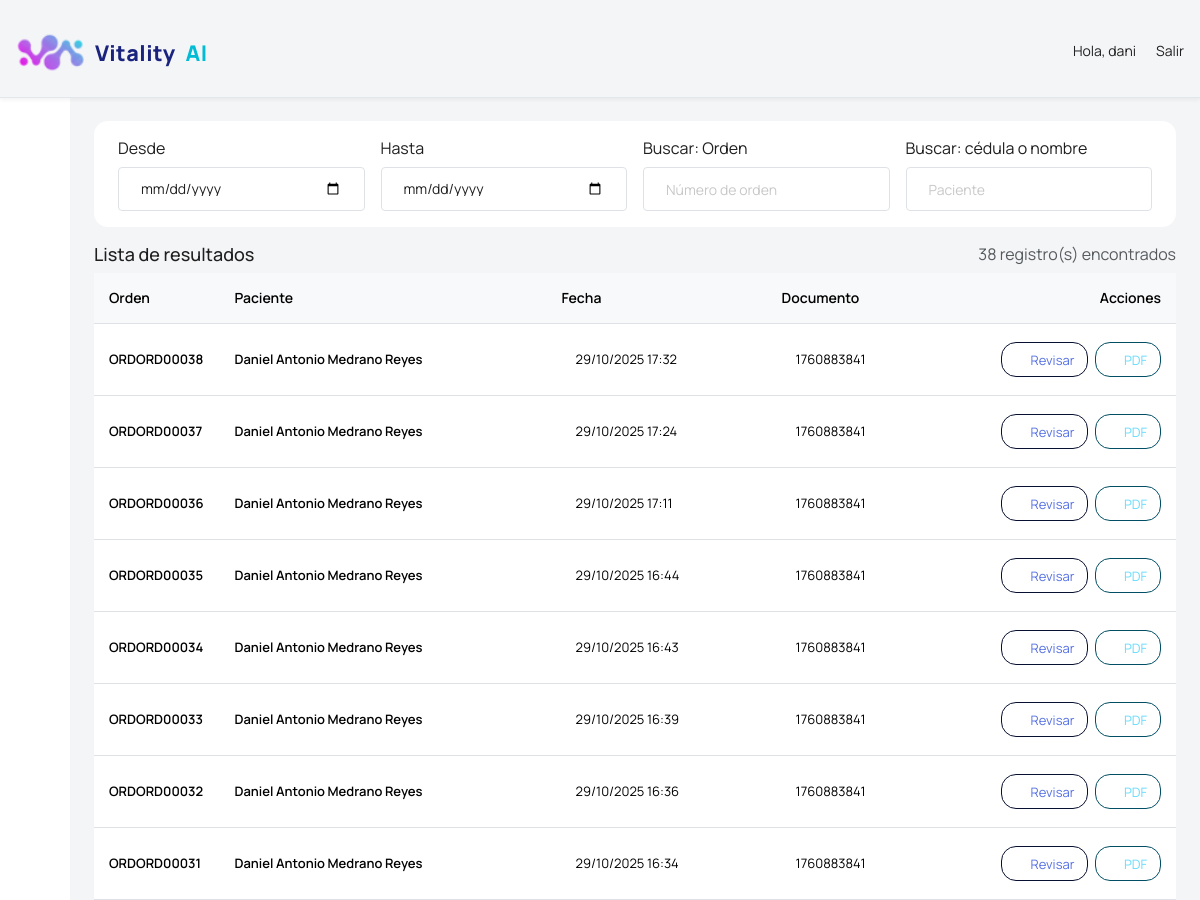
The app's page /ordenes/ (signed in, upper part), older data.
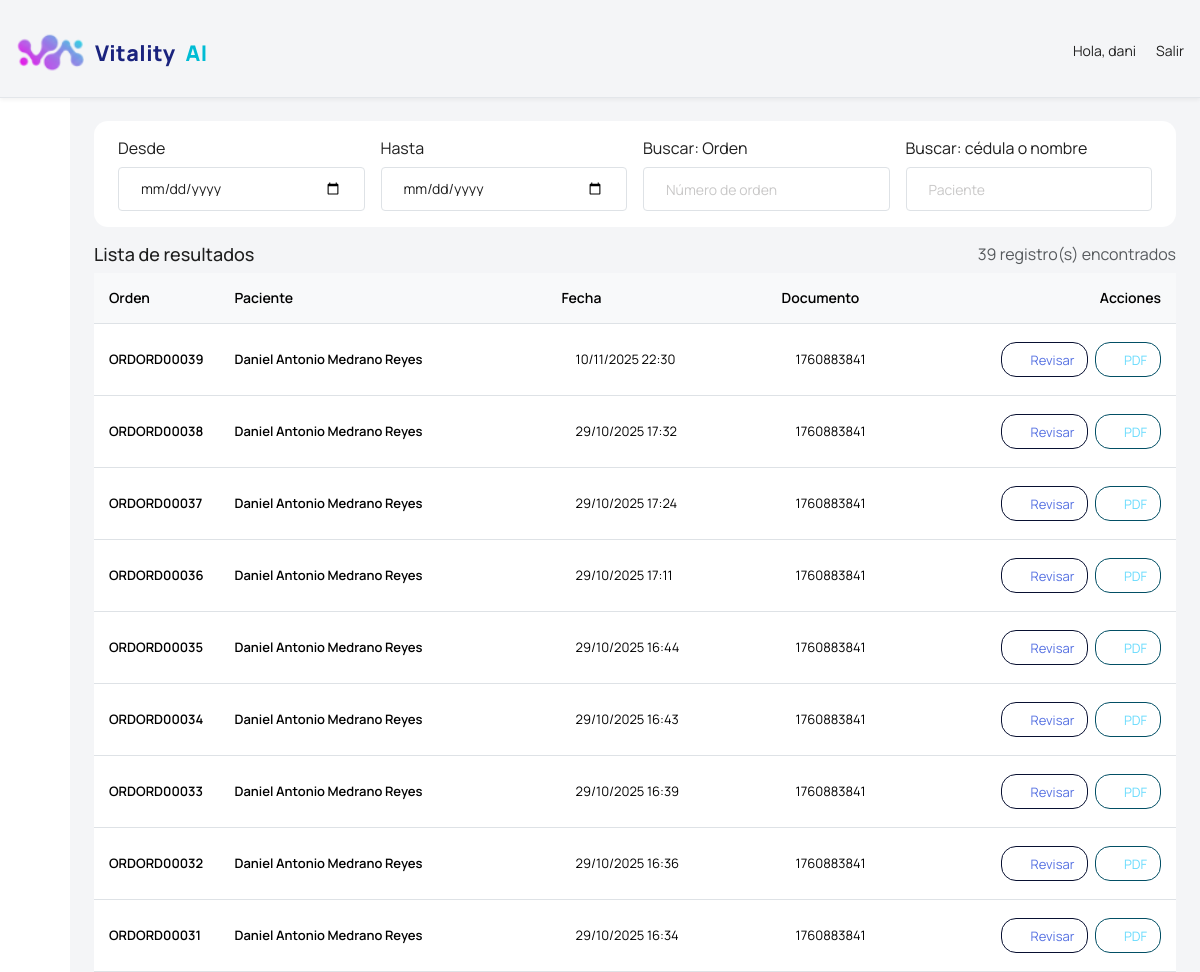
The same page, newer data.
### laboratorio/models.py (models this page shows, shortened)
class Orden(models.Model):
    paciente = models.ForeignKey(Paciente, on_delete=models.CASCADE)
    numero_orden = models.CharField(max_length=20, unique=True)
    fecha = models.DateTimeField(auto_now_add=True)
    medico = models.CharField(max_length=150, blank=True, null=True)
    tipo = models.CharField(max_length=20, choices=[('Rutina', 'Rutina'), ('Urgente', 'Urgente')], default='Rutina')
    estado = models.CharField(max_length=20, choices=[
         ('Pendiente', 'Pendiente'),
        ('En proceso', 'En proceso'),
        ('En validación', 'En validación'),
        ('Validado', 'Validado'),
    ], default='Pendiente')
    total = models.DecimalField(max_digits=10, decimal_places=2, default=0.00)
    observaciones = models.TextField(blank=True, null=True)
    equipo = models.ForeignKey(Equipo, on_delete=models.SET_NULL, null=True, blank=True)
    creado_en = models.DateTimeField(auto_now_add=True)
    actualizado_en = models.DateTimeField(auto_now=True)
    creado_por = models.ForeignKey(User, related_name='orden_creado_por', on_delete=models.SET_NULL, null=True, blank=True)
    modificado_por = models.ForeignKey(User, related_name='orden_modificado_por', on_delete=models.SET_NULL, null=True, blank=True)

class Paciente(models.Model):
    documento_identidad = models.CharField(max_length=20, unique=True)
    nombre_completo = models.CharField(max_length=150)
    sexo = models.CharField(max_length=10, choices=[('M', 'Masculino'), ('F', 'Femenino')])
    fecha_nacimiento = models.DateField(null=True, blank=True)
    telefono = models.CharField(max_length=20, blank=True, null=True)
    email = models.EmailField(blank=True, null=True)
    direccion = models.TextField(blank=True, null=True)
    numero_registro = models.PositiveIntegerField(unique=True, editable=False, null=True, blank=True)
    creado_en = models.DateTimeField(auto_now_add=True)
    actualizado_en = models.DateTimeField(auto_now=True)
    creado_por = models.ForeignKey(User, related_name='paciente_creado_por', on_delete=models.SET_NULL, null=True, blank=True)
    modificado_por = models.ForeignKey(User, related_name='paciente_modificado_por', on_delete=models.SET_NULL, null=True, blank=True)

### laboratorio/views.py (the view)
# urls.py: path('ordenes/', views.lista_ordenes, name='lista_ordenes'),
@login_required
def lista_ordenes(request):
    query = request.GET.get('q', '')
    ordenes = Orden.objects.all().order_by('-fecha')
    if query:
        ordenes = ordenes.filter(paciente__nombre_completo__icontains=query) | ordenes.filter(numero_orden__icontains=query)
    return render(request, 'laboratorio/lista_ordenes.html', {'ordenes': ordenes, 'query': query})

### laboratorio/templates/laboratorio/lista_ordenes.html (shortened to what this page needs)
{% extends "base_star.html" %}
{% block content %}
<div class="row mb-3">
  <div class="col-12">
    <div class="card">
      <div class="card-body py-3">
        <form class="row g-3 align-items-end">
          <div class="col-12 col-md-3">
            <label class="form-label">Desde</label>
            <input type="date" name="desde" class="form-control"/>
          </div>
          <div class="col-12 col-md-3">
            <label class="form-label">Hasta</label>
            <input type="date" name="hasta" class="form-control"/>
          </div>
          <div class="col-12 col-md-3">
            <label class="form-label">Buscar: Orden</label>
            <input type="search" name="orden" class="form-control" placeholder="Número de orden"/>
          </div>
          <div class="col-12 col-md-3">
            <label class="form-label">Buscar: cédula o nombre</label>
            <input type="search" name="paciente" class="form-control" placeholder="Paciente"/>
          </div>
        </form>
      </div>
    </div>
  </div>
</div>
<div class="row">
  <div class="col-12">
    <div class="d-flex justify-content-between align-items-center mb-2">
      <h4 class="mb-0">Lista de resultados</h4>
      <span class="text-muted">{{ ordenes.count }} registro(s) encontrados</span>
    </div>
  </div>
</div>
<div class="row">
  <div class="col-12">
    <div class="card">
      <div class="card-body p-0">
        {% if ordenes %}
        <div class="table-responsive">
          <table class="table table-hover mb-0 align-middle">
            <thead class="table-light">
              <tr>
                <th style="width:110px;">Orden</th>
                <th>Paciente</th>
                <th style="width:220px;">Fecha</th>
                <th style="width:220px;">Documento</th>
                <th style="width:160px;" class="text-end">Acciones</th>
              </tr>
            </thead>
            <tbody>
              {% for orden in ordenes %}
              <tr>
                <td class="fw-semibold">ORD{{ orden.numero_orden }}</td>
                <td>
                  <div class="fw-semibold">{{ orden.paciente.nombre_completo }}</div>
                </td>
                <td>
                  <i class="mdi mdi-calendar-clock me-1"></i>{{ orden.fecha|date:"d/m/Y H:i" }}
                </td>
                <td>
                  <i class="mdi mdi-card-account-details-outline me-1"></i>{{ orden.paciente.documento_identidad }}
                </td>
                <td class="text-end">
                  <a href="{% url 'detalle_orden' orden.id %}" class="btn btn-sm btn-outline-primary me-1">
                    <i class="mdi mdi-eye-outline"></i> Revisar
                  </a>
                  <a href="{% url 'orden_pdf' orden.id %}" class="btn btn-sm btn-outline-secondary">
                    <i class="mdi mdi-file-pdf-box"></i> PDF
                  </a>
                </td>
              </tr>
              {% endfor %}
            </tbody>
          </table>
        </div>
        {% else %}
          <div class="p-4 text-center text-muted">No hay órdenes registradas.</div>
        {% endif %}
      </div>
    </div>
  </div>
</div>
{% endblock %}

Row changes from the older to the newer data that the page shows:
added Orden: numero_orden "ORD00039", paciente.nombre_completo "Daniel Antonio Medrano Reyes", fecha "10/11/2025 22:30", paciente.documento_identidad "1760883841"
Text that changed along with them:
{{ ordenes.count }}: "38" → "39"
